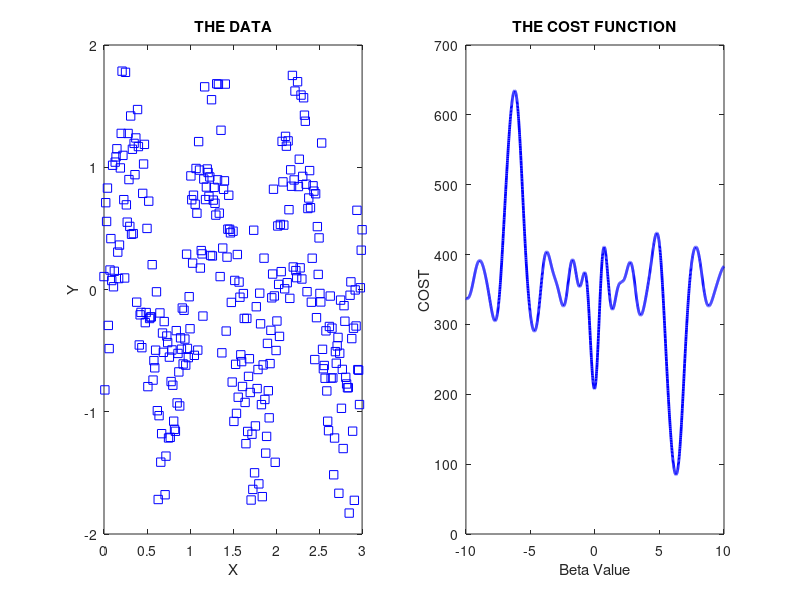

The MATLAB script that drew this image:
% exercise 29

% the data
x = 0:0.01:3;
y = sin(2*pi*x) + randn(size(x))*0.5;

% plot it
figure
subplot(1,2,1)
plot(x,y,'bs'); xlabel('X'); ylabel('Y'); title('THE DATA')

% define the model of the data
mymodelfun = @(beta) sin(beta*[0:0.01:3]);

% define cost function
mycost = @(beta) sum((mymodelfun(beta) - y).^2);

% plot the cost landscape
brange = -10:.01:10;
bcost = ones(size(brange))*NaN;
for i=1:length(bcost)
   bcost(i) = mycost(brange(i)); 
end
subplot(1,2,2)
plot(brange, bcost, 'b-', 'linewidth',2);
xlabel('Beta Value'); ylabel('COST'); title('THE COST FUNCTION')


